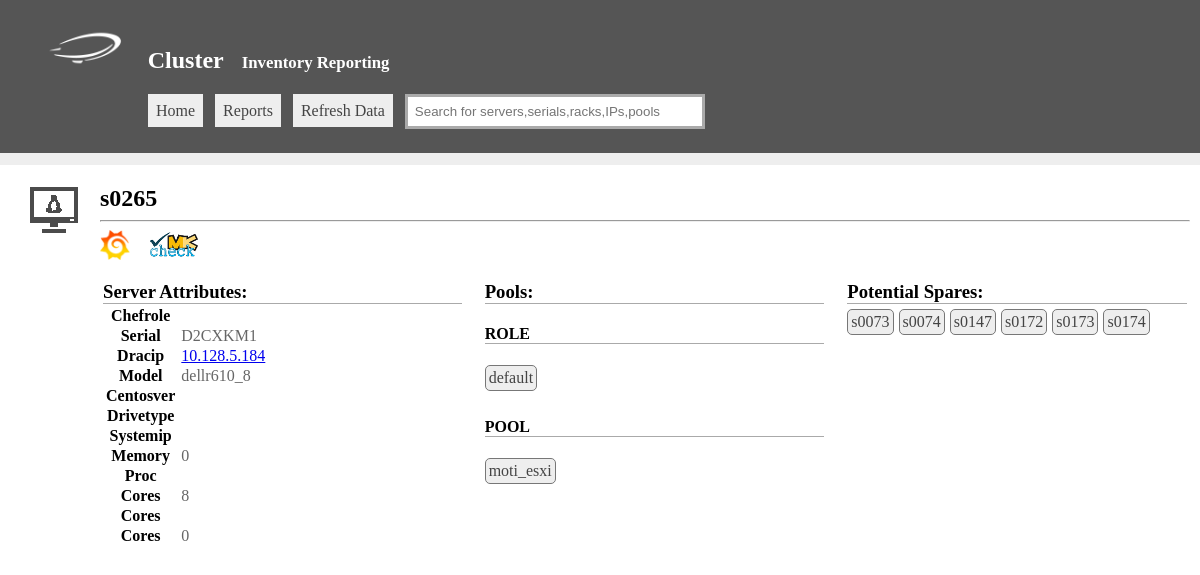
/view.php?type=server&id=3194, run on the app's committed database.
### tables this page shows
CREATE TABLE 'server' ('id'  INTEGER PRIMARY KEY,'name'  TEXT,'chef_role'  TEXT,'serial'  TEXT,'dracip'  TEXT,'model'  TEXT,'aws_ami'  TEXT,'centosver'  TEXT,'drivetype'  TEXT,'drivecount'  INTEGER,'aws_instance_id'  TEXT,'systemip'  TEXT,'memory'  INTEGER,'proc'  TEXT,'cores'  INTEGER,'cpus'  INTEGER,'env'  TEXT,'tengb'  BOOL,'raid'  TEXT);

CREATE TABLE 'pool' ('id'  INTEGER PRIMARY KEY,'name'  TEXT,'type'  TEXT);

### connectors.php (called while the page is built, shortened)
<?php
class sqlite
{
	function __construct($config){
		$this->config=$config;
	}
	public function search($q){
		$ret=array();
		$hdl=new SQLite3($this->config['filename']);
		$result = $hdl->query($q);
		if($result) {
			while ($row = @$result->fetchArray(SQLITE3_ASSOC)) {
				$ret[] = $row;
			}
		}
		return $ret;
	}
}

### config.php (called while the page is built, shortened)
<?php
$displayoptions['server']['name']=array('disp'=>'Name',    'tab'=>'server',    'col'=>'name');
$displayoptions['server']['Serial']=array('disp'=>'Serial',    'tab'=>'server',    'col'=>'serial');
$displayoptions['server']['Model']=array('disp'=>'Model',      'tab'=>'server',    'col'=>'model');
$displayoptions['server']['Chefrole']=array('disp'=>'Chefrole',      'tab'=>'server',    'col'=>'chef_role');
$displayoptions['server']['Dracip']=array('disp'=>'Dracip',      'tab'=>'server',    'col'=>'dracip');
$displayoptions['server']['Systemip']=array('disp'=>'Systemip',      'tab'=>'server',    'col'=>'systemip');
$displayoptions['server']['Centosver']=array('disp'=>'Centosver ',      'tab'=>'server',    'col'=>'centosver');
$displayoptions['server']['Drivetype']=array('disp'=>'Drivetype',      'tab'=>'server',    'col'=>'drivetype');
$displayoptions['server']['Drivecount']=array('disp'=>'Drivecount',      'tab'=>'server',    'col'=>'drivecount');
$displayoptions['server']['Memory']=array('disp'=>'Memory',      'tab'=>'server',    'col'=>'memory');
$displayoptions['server']['Proc']=array('disp'=>'Proc',      'tab'=>'server',    'col'=>'proc');
$displayoptions['server']['Cores']=array('disp'=>'Cores',      'tab'=>'server',    'col'=>'cores');
$displayoptions['server']['Type']=array('disp'=>'Type',      'tab'=>'s2',    'col'=>'servertype');
$displayoptions['server']['Rack']=array('disp'=>'Rack',      'tab'=>'rack',    'col'=>'name');
$displayoptions['server']['Raid']=array('disp'=>'Raid',      'tab'=>'server',    'col'=>'raid');

### templates/server.php (the view, shortened to what this page needs)
<?php
$serverinfo=$sqlite->search("select *,(case when server.name like 's%' then 'physical' when server.name like 'e%' then 'aws' else 'unknown' end) AS servertype from server where id='$id'");
$serverinfo=$serverinfo[0];
$serverpools=$sqlite->search("select distinct pool.name,pool.id,pool.type from poolservermap left join pool on poolservermap.poolid = pool.id where poolservermap.serverid = $id");
if($serverinfo){
    echo "<img src='./images/icons/linux.png' style='opacity:.7;float:left;margin-right:15px'/>";
    echo "<div style='padding-left:70px'>";
    echo "<h2>".$serverinfo['name']."</h2><hr>";
    $to=(time()*1000);
    $from=($to - 60*60*3000);
    echo "<a style='text-decoration:none' target='_blank' href='https://grafana.prod.urbanairship.com/dashboard/db/server-overview?from=$from&to=$to&var-server=".$serverinfo['name']."'>
    <img style='vertical-align:middle;height:30px' src='./images/grafanalogo.png' /></a>&nbsp;&nbsp;&nbsp;&nbsp;";
    echo "<a style='text-decoration:none' target='_blank' href='https://monitoring.prod.urbanairship.com/check_mk/view.py?view_name=host&host=".$serverinfo['name']."'>
    <img style='vertical-align:middle;height:30px' src='./images/checkmklogo.png' /></a><br /><br />";
    echo "<table><tr><td style='width:30%;'>";
    echo "<h3 style='border-bottom:1px solid #aaa;margin:0px'>Server Attributes:</h3>";
    echo "<table class='stats'>";
    if($serverinfo['servertype']=='aws'){
        $fields=array('aws_instance_id','aws_ami');
    }else {
        $fields = array('serial','model','dracip','drivetype','drivercount','memory','proc','cores','tengb');
    }
    $common=array('systemip','chef_role','centosver','env');
    $fields=array_merge($fields,$common);
    foreach($serverinfo as $k=>$server){
        if(in_array($k,$fields)) {
            $displayoptions['server']['name']=array('disp'=>'Name',    'tab'=>'server',    'col'=>'name');
            foreach($displayoptions['server'] as $option){
                if($option['col']==$k){
                    $disp=$option['disp'];
                }
            }
            if($k=='dracip'){
                $server="<a target='_blank' href='https://$server'>$server</a>";
            }
            echo "<tr><th>".$disp."</th><td>" . $server . "</td></tr>";
        }
    }
    echo "</table>";
    echo "</td><td style='width:30%;padding-left:20px;'>";
    if($serverpools){
        echo "<h3 style='border-bottom:1px solid #aaa;margin:0px'>Pools:</h3>";
        foreach($serverpools as $pool){
            $mypools[$pool['type']][]=$pool;
        }
        foreach($mypools as $cat=>$pools){
            echo "<h4 style='border-bottom:1px solid #aaa'>".strtoupper(str_replace("_pool","",$cat))."</h4>";
            foreach($pools as $pool){
                echo "<a href='./view.php?type=pool&id=".$pool['id']."' class='floatbox'>".$pool['name']."</a>";
            }
        }
    }
    if($serverinfo['servertype']=='physical'){
        echo "</td><td style='width:30%;padding-left:20px;'>";
        echo "<h3 style='border-bottom:1px solid #aaa;margin:0px;margin-bottom:5px'>Potential Spares:</h3>";
        $spareq="select * from server where
                    drivecount = '".$serverinfo['drivecount']."'  and
                    model = '".$serverinfo['model']."' and
                    env != 'prod' and env != 'stag'
                    and memory >= '".$serverinfo['memory']."'
                    and cores = '".$serverinfo['cores']."'
                    and proc = '".$serverinfo['proc']."'
                    and drivecount = '".$serverinfo['drivecount']."'
         ";
        $spareresults=$sqlite->search($spareq);
        if($spareresults){
            foreach($spareresults as $server){
                echo "<a target='_blank' href='./view.php?type=server&id=".$server['id']."' class='floatbox'>".$server['name']."</a>";
            }
        }else{
            echo "No spares found";
        }
    }
    echo "</td></tr></table>";
    echo "</div>";
}

### mainstyle.css (style rules this page uses)
body { padding:0xp;margin:0px; }
#viewbox h2 { margin:0px }
.floatbox { display:inline-block;padding:3px;border:1px solid #777; border-radius:5px;background:#eee;color:#444;text-decoration:none;background:#eee;margin-right:5px;margin-bottom:5px; }
table.stats { border:2px solid #fff;padding:3px;border-collapse: collapse }
table.stats td { padding-left:5px;color:#666 }
td { vertical-align:top }

### data on the page
server: name "s0265", serial "D2CXKM1", dracip "10.128.5.184", model "dellr610_8", memory "0", cores "8", tengb "0"
pool: name "default"
pool: name "moti_esxi"
server: name "s0073"
server: name "s0074"
server: name "s0147"
server: name "s0172"
server: name "s0173"
server: name "s0174"

### other printed values
$mastertitle "Cluster"
$tagline "Inventory Reporting"
$disp "Chefrole"
$disp "Serial"
$disp "Dracip"
$disp "Model"
$disp "Centosver"
$disp "Drivetype"
$disp "Systemip"
$disp "Memory"
$disp "Proc"
$disp "Cores"
str_replace("_pool","",$cat) "ROLE"
str_replace("_pool","",$cat) "POOL"
